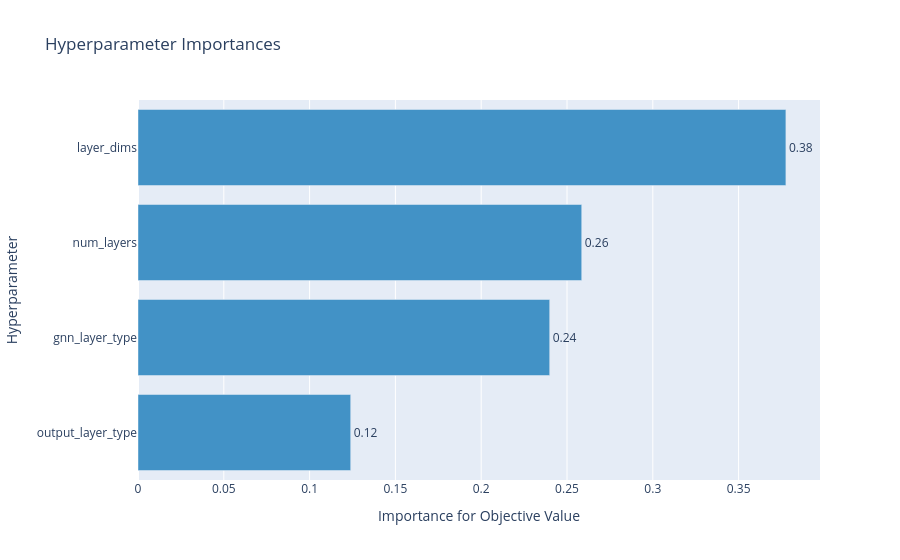

This figure's notebook cell:
### Code cell
if use_optuna:
    study_parameters_2 = study_parameters.copy()
    study_parameters_2.remove('lr')
    display(optuna.visualization.plot_param_importances(study, params=study_parameters_2))

### Figure 1 — Plotly figure (JSON) as saved in the notebook; plotly's stock layout.template omitted (floating-point values rounded to 4 significant figures)
{"data": [{"cliponaxis": false, "hovertemplate": ["output_layer_type (CategoricalDistribution): 0.12394476834317236<extra></extra>", "gnn_layer_type (CategoricalDistribution): 0.23991049170407872<extra></extra>", "num_layers (IntDistribution): 0.25858342183714284<extra></extra>", "layer_dims (CategoricalDistribution): 0.37756131811560617<extra></extra>"], "marker": {"color": "rgb(66,146,198)"}, "orientation": "h", "text": ["0.12", "0.24", "0.26", "0.38"], "textposition": "outside", "type": "bar", "x": [0.1239, 0.2399, 0.2586, 0.3776], "y": ["output_layer_type", "gnn_layer_type", "num_layers", "layer_dims"]}], "layout": {"showlegend": false, "title": {"text": "Hyperparameter Importances"}, "xaxis": {"title": {"text": "Importance for Objective Value"}}, "yaxis": {"title": {"text": "Hyperparameter"}}}}
